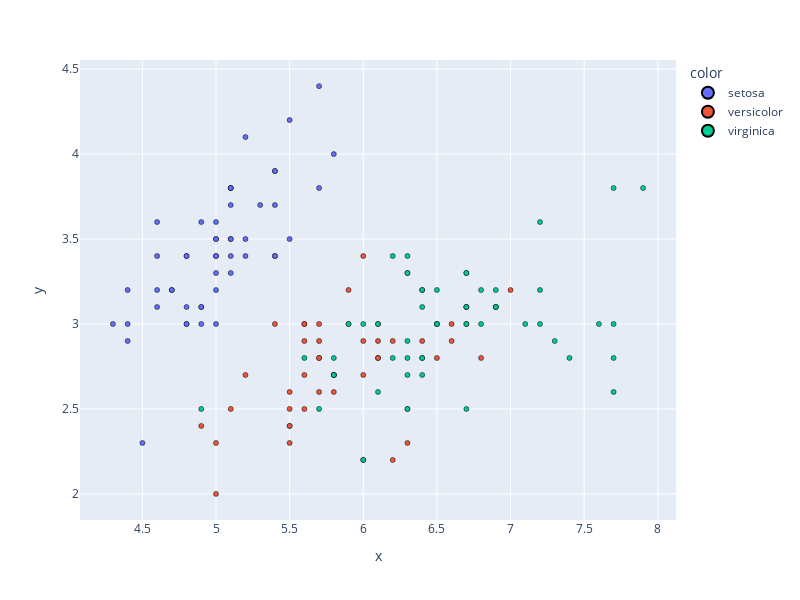

Source (notebook cell):
### Markdown cell above
### Dynamic Axis Scaling
Per default, the axis ranges are fixed according to the parameters `fix_axis=True` and `axis_margin`.
This prevents the axis to be rescaled after a specific class is selected or deselected in the legend.
In case this is not the desired behaviour and dynamic rescaling is needed, simply set `fix_axis=False`.
Try clicking a class in the legend, and observe the different behaviour.

### Code cell
plotter = EmbeddingPlotter(data=X[:,0:2],
                           color=y_str,
                           fix_axis=False)
display(plotter.plot())

### Figure 1 — Plotly figure (JSON) as saved in the notebook; plotly's stock layout.template omitted (floating-point values rounded to 4 significant figures)
{"data": [{"hovertemplate": "color=setosa<br>x=%{x}<br>y=%{y}<extra></extra>", "legendgroup": "setosa", "marker": {"color": "#636efa", "line": {"color": "black", "width": 0.5}, "size": 5, "symbol": "circle"}, "mode": "markers", "name": "setosa", "orientation": "v", "showlegend": true, "type": "scatter", "x": [5.1, 4.9, 4.7, 4.6, 5, 5.4, 4.6, 5, 4.4, 4.9, 5.4, 4.8, 4.8, 4.3, 5.8, 5.7, 5.4, 5.1, 5.7, 5.1, 5.4, 5.1, 4.6, 5.1, 4.8, 5, 5, 5.2, 5.2, 4.7, 4.8, 5.4, 5.2, 5.5, 4.9, 5, 5.5, 4.9, 4.4, 5.1, 5, 4.5, 4.4, 5, 5.1, 4.8, 5.1, 4.6, 5.3, 5], "xaxis": "x", "y": [3.5, 3, 3.2, 3.1, 3.6, 3.9, 3.4, 3.4, 2.9, 3.1, 3.7, 3.4, 3, 3, 4, 4.4, 3.9, 3.5, 3.8, 3.8, 3.4, 3.7, 3.6, 3.3, 3.4, 3, 3.4, 3.5, 3.4, 3.2, 3.1, 3.4, 4.1, 4.2, 3.1, 3.2, 3.5, 3.6, 3, 3.4, 3.5, 2.3, 3.2, 3.5, 3.8, 3, 3.8, 3.2, 3.7, 3.3], "yaxis": "y"}, {"hovertemplate": "color=versicolor<br>x=%{x}<br>y=%{y}<extra></extra>", "legendgroup": "versicolor", "marker": {"color": "#EF553B", "line": {"color": "black", "width": 0.5}, "size": 5, "symbol": "circle"}, "mode": "markers", "name": "versicolor", "orientation": "v", "showlegend": true, "type": "scatter", "x": [7, 6.4, 6.9, 5.5, 6.5, 5.7, 6.3, 4.9, 6.6, 5.2, 5, 5.9, 6, 6.1, 5.6, 6.7, 5.6, 5.8, 6.2, 5.6, 5.9, 6.1, 6.3, 6.1, 6.4, 6.6, 6.8, 6.7, 6, 5.7, 5.5, 5.5, 5.8, 6, 5.4, 6, 6.7, 6.3, 5.6, 5.5, 5.5, 6.1, 5.8, 5, 5.6, 5.7, 5.7, 6.2, 5.1, 5.7], "xaxis": "x", "y": [3.2, 3.2, 3.1, 2.3, 2.8, 2.8, 3.3, 2.4, 2.9, 2.7, 2, 3, 2.2, 2.9, 2.9, 3.1, 3, 2.7, 2.2, 2.5, 3.2, 2.8, 2.5, 2.8, 2.9, 3, 2.8, 3, 2.9, 2.6, 2.4, 2.4, 2.7, 2.7, 3, 3.4, 3.1, 2.3, 3, 2.5, 2.6, 3, 2.6, 2.3, 2.7, 3, 2.9, 2.9, 2.5, 2.8], "yaxis": "y"}, {"hovertemplate": "color=virginica<br>x=%{x}<br>y=%{y}<extra></extra>", "legendgroup": "virginica", "marker": {"color": "#00cc96", "line": {"color": "black", "width": 0.5}, "size": 5, "symbol": "circle"}, "mode": "markers", "name": "virginica", "orientation": "v", "showlegend": true, "type": "scatter", "x": [6.3, 5.8, 7.1, 6.3, 6.5, 7.6, 4.9, 7.3, 6.7, 7.2, 6.5, 6.4, 6.8, 5.7, 5.8, 6.4, 6.5, 7.7, 7.7, 6, 6.9, 5.6, 7.7, 6.3, 6.7, 7.2, 6.2, 6.1, 6.4, 7.2, 7.4, 7.9, 6.4, 6.3, 6.1, 7.7, 6.3, 6.4, 6, 6.9, 6.7, 6.9, 5.8, 6.8, 6.7, 6.7, 6.3, 6.5, 6.2, 5.9], "xaxis": "x", "y": [3.3, 2.7, 3, 2.9, 3, 3, 2.5, 2.9, 2.5, 3.6, 3.2, 2.7, 3, 2.5, 2.8, 3.2, 3, 3.8, 2.6, 2.2, 3.2, 2.8, 2.8, 2.7, 3.3, 3.2, 2.8, 3, 2.8, 3, 2.8, 3.8, 2.8, 2.8, 2.6, 3, 3.4, 3.1, 3, 3.1, 3.1, 3.1, 2.7, 3.2, 3.3, 3, 2.5, 3, 3.4, 3], "yaxis": "y"}], "layout": {"height": 600, "legend": {"itemsizing": "constant", "title": {"text": "color"}, "tracegroupgap": 0}, "margin": {"t": 60}, "width": 800, "xaxis": {"anchor": "y", "domain": [0, 1], "title": {"text": "x"}}, "yaxis": {"anchor": "x", "domain": [0, 1], "title": {"text": "y"}}}}
